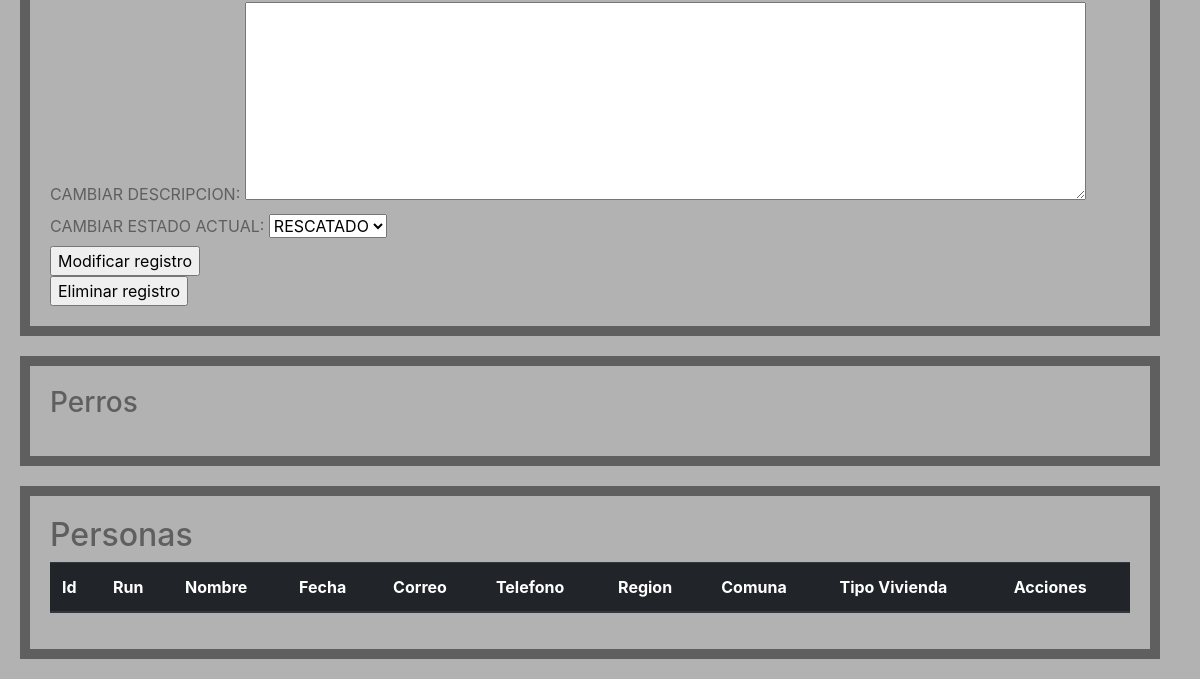
The app's page /administrar/ (lower part), older data.
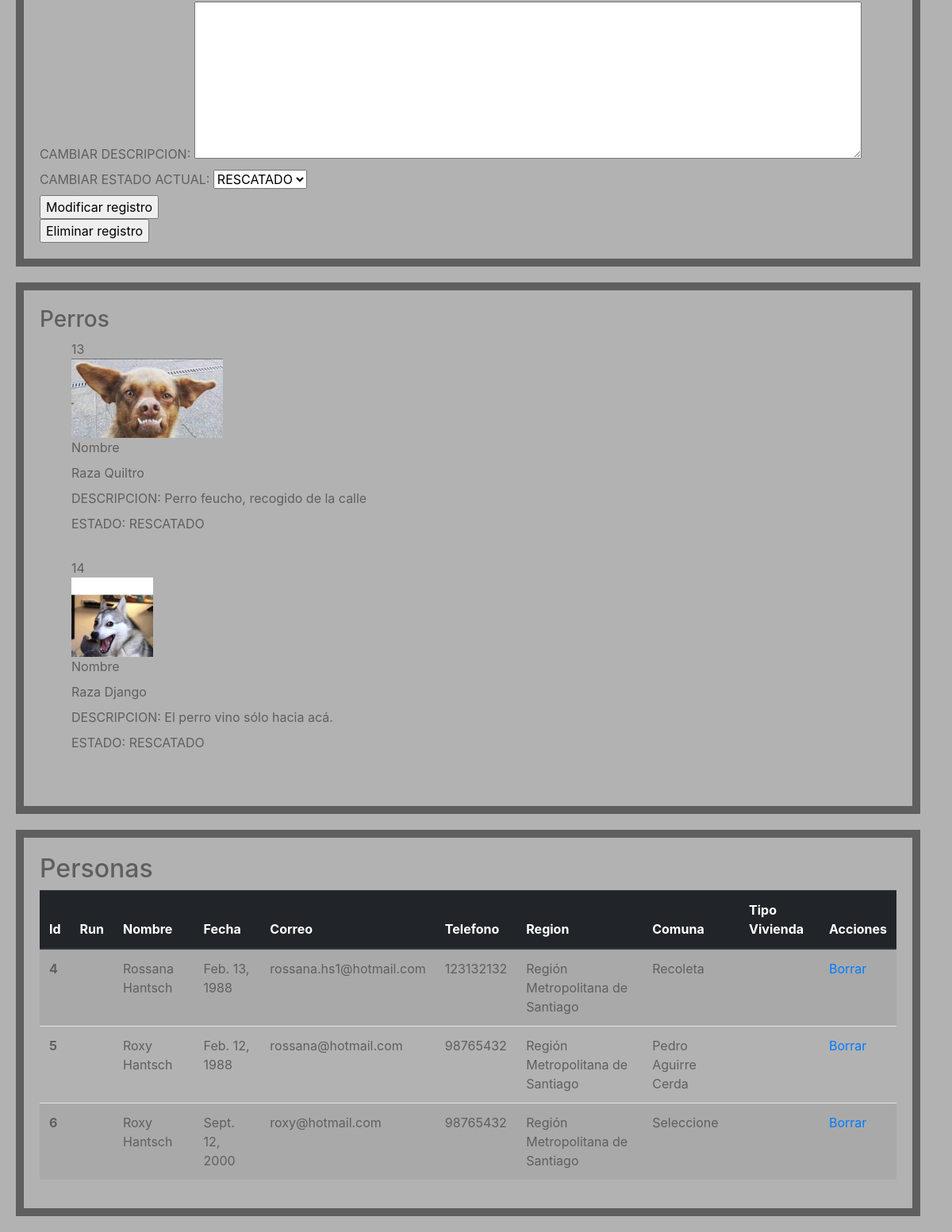
The same page, newer data.
### registro/models.py (models this page shows, shortened)
class Mascotas(models.Model):
    fotografia = models.ImageField(upload_to = "Imagenes/")
    nombre_mascota = models.CharField(max_length = 20)
    raza_predominante = models.CharField(max_length = 20)
    descripcion = models.TextField()
    estado = models.CharField(max_length = 20)

class Persona(models.Model):
    run = models.CharField(max_length=100)
    nombre = models.CharField(max_length=100)
    fecha = models.DateField()
    correo = models.EmailField(max_length=254)
    telefono = models.IntegerField()
    region = models.CharField(max_length=100)
    comuna = models.CharField(max_length=100)
    vivienda = models.CharField(max_length=100)
    contrasenia = models.CharField(max_length=40)

### registro/views.py (the view)
# urls.py: path('administrar/',views.administrar, name="administrar"),
def administrar(request):
    return render(request, 'admin.html',{'Listado_registro':Mascotas.objects.all(), 'personas': Persona.objects.all()})

### registro/templates/admin.html (shortened to what this page needs)
<!DOCTYPE html>
<html lang="en">
<head>
    {% load static %}
    <link rel="stylesheet" href="https://stackpath.bootstrapcdn.com/bootstrap/4.1.3/css/bootstrap.min.css"
>
    <link rel="stylesheet" href="https://maxcdn.bootstrapcdn.com/font-awesome/4.7.0/css/font-awesome.min.css">
    <link rel="stylesheet" href="{% static "css/estilosAdmin.css" %}" />
</head>
<body>
    <div class="container separador">
            <form action="editPerro" method="post">
                <div>
                  <label for="text">CAMBIAR DESCRIPCION:</label>
                  <textarea name="modificarDescripcion" rows="8" cols="80">{{mascota.descripcion}}</textarea>
                </div>
                <div>
                  <label for="text">CAMBIAR ESTADO ACTUAL:</label>
                  <select name="modifcarEstado" name="estado" value = "{{mascota.estado}}" required>
                    <option value="RESCATADO">RESCATADO</option>
                  </select>
                </div>
                <div>
                  <input type="submit" value="Modificar registro">
                </div>
              </form>
              <form action="eliminarRegistro/" method="post">
                <div>
                  <input type="submit" value="Eliminar registro">
                </div>
              </form>
    </div>
    <div class="container separador" id="listado_perros">
        <h3> Perros </h3>
       <ul>
           {% for elemento in Listado_registro %}
                {{elemento.id}}
                <br>
                <img src="/media/{{elemento.fotografia}}" alt="no foto" height="100" srcset="">
                <br>
                <label for="nombre"> Nombre </label>
                <br>
                <label for="raza"> Raza </label>
                {{elemento.raza_predominante}}
                <br>
                <label for="text">DESCRIPCION:</label>
                {{elemento.descripcion}}
                <br>
                <label for="text">ESTADO:</label>
                {{elemento.estado}}
                <br>
                <br>
            {% endfor %}
       </ul>
    </div>
    <div class="container separador" id="listado_usuarios">
      <h2>Personas</h2>
      <div class="table-responsive">
          <table class="table table-striped">
              <thead class="thead-dark">
                  <tr>
                      <th scope="col">Id</th>
                      <th scope="col">Run</th>
                      <th scope="col">Nombre</th>
                      <th scope="col">Fecha</th>
                      <th scope="col">Correo</th>
                      <th scope="col">Telefono</th>
                      <th scope="col">Region</th>
                      <th scope="col">Comuna</th>
                      <th scope="col">Tipo Vivienda</th>
                      <th scope="col">Acciones</th>
                  </tr>
              </thead>
              <tbody>
                  {% for p in personas %}
                  <tr>
                      <th scope="row">{{p.id}}</th>
                      <td>{{p.run}}</td>
                      <td>{{p.nombre }}</td>
                      <td>{{p.fecha}}</td>
                      <td>{{p.correo}}</td>
                      <td>{{p.telefono}}</td>
                      <td>{{p.region}}</td>
                      <td>{{p.comuna}}</td>
                      <td>{{p.vivienda}}</td>
                      <td> <a href="../registro/eliminar/{{p.id}}">Borrar</a> </td>
                  </tr>
                  {% endfor %}
              </tbody>
          </table>
      </div>
  </div>
</body>
</html>

### registro/static/css/estilosAdmin.css (style rules this page uses)
body { margin: 0; background: #b2b2b2; }
.separador { color: rgb(95, 95, 95); margin: 20px; padding: 20px; border: 10px; border-style: solid; }

Row changes from the older to the newer data that the page shows:
added Mascotas: id "13", fotografia (picture), raza_predominante "Quiltro", descripcion "Perro feucho, recogido de la calle", estado "RESCATADO"
added Mascotas: id "14", fotografia (picture), raza_predominante "Django", descripcion "El perro vino sólo hacia acá.", estado "RESCATADO"
added Persona: id "4", nombre "Rossana Hantsch", fecha "Feb. 13, 1988", correo "rossana.hs1@hotmail.com", telefono "123132132", region "Región Metropolitana de Santiago", comuna "Recoleta"
added Persona: id "5", nombre "Roxy Hantsch", fecha "Feb. 12, 1988", correo "rossana@hotmail.com", telefono "98765432", region "Región Metropolitana de Santiago", comuna "Pedro Aguirre Cerda"
added Persona: id "6", nombre "Roxy Hantsch", fecha "Sept. 12, 2000", correo "roxy@hotmail.com", telefono "98765432", region "Región Metropolitana de Santiago", comuna "Seleccione"
